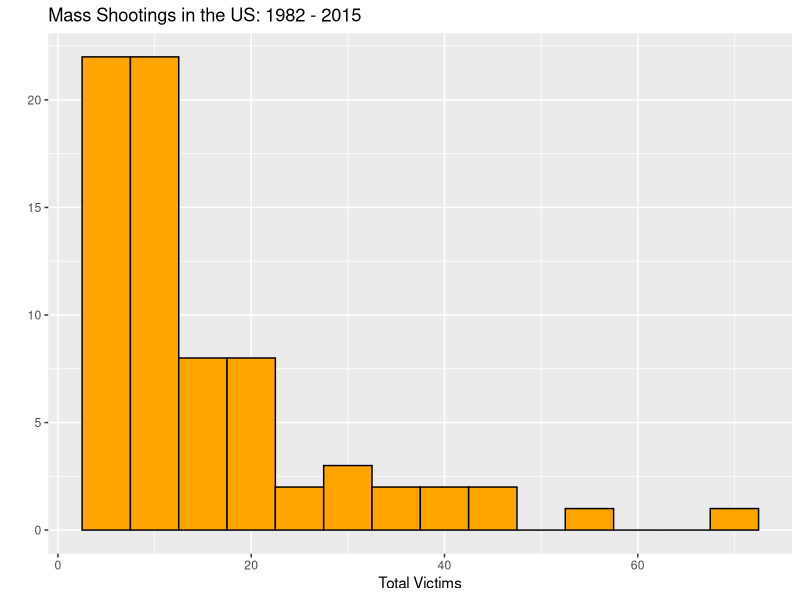
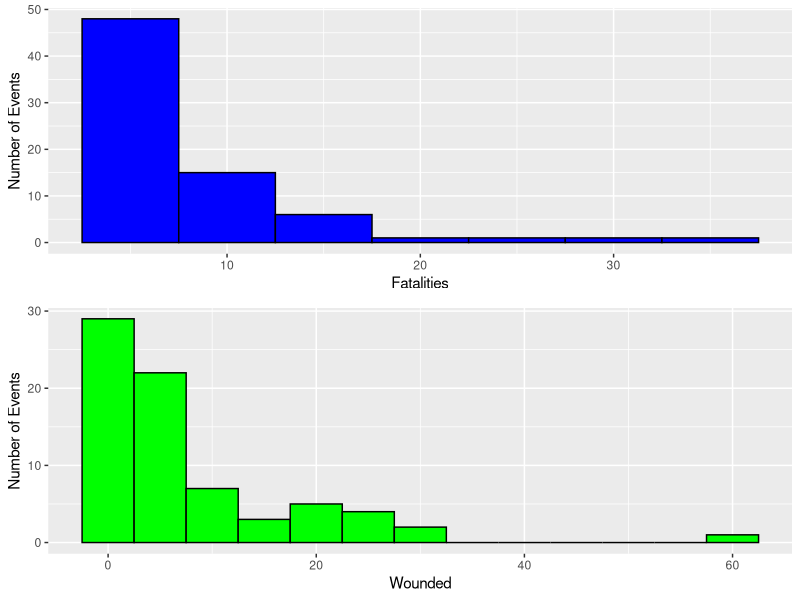
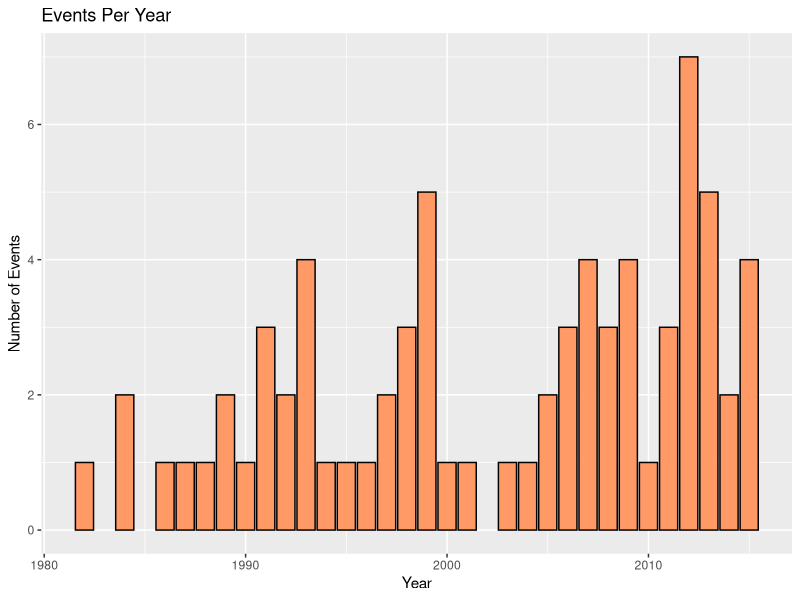
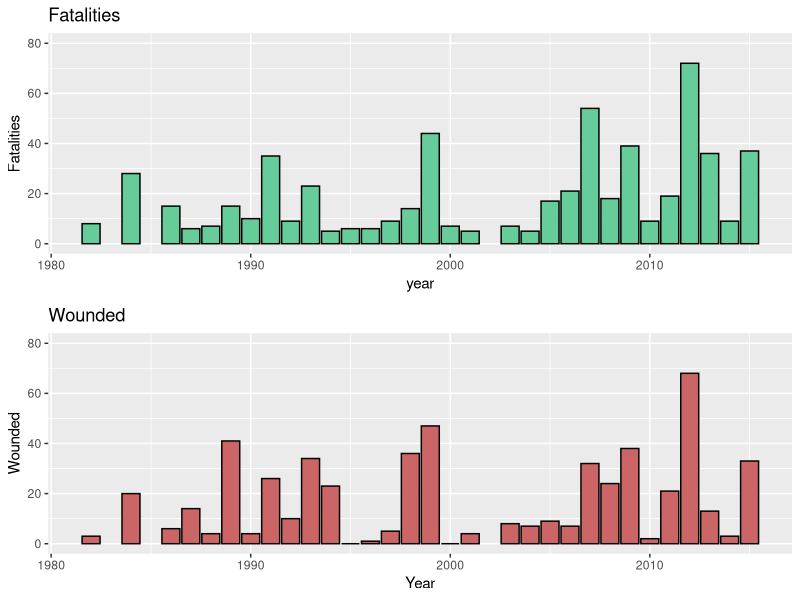
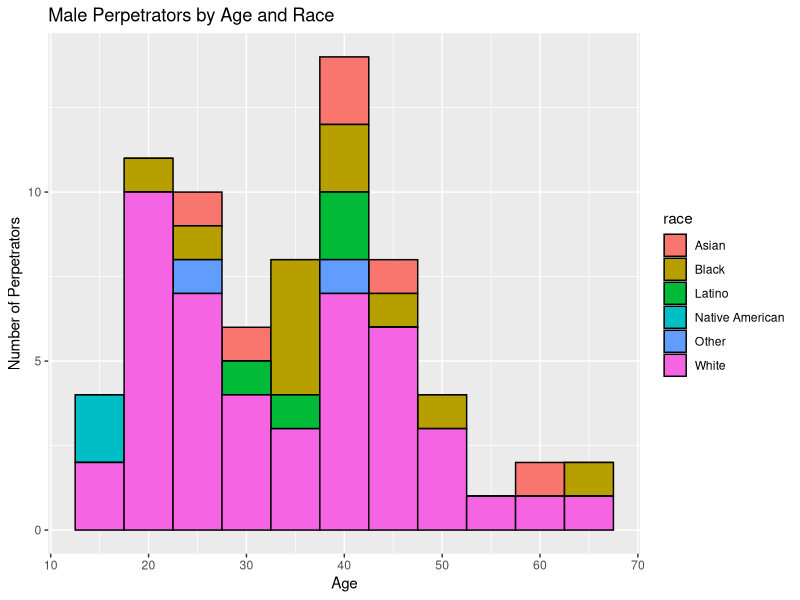
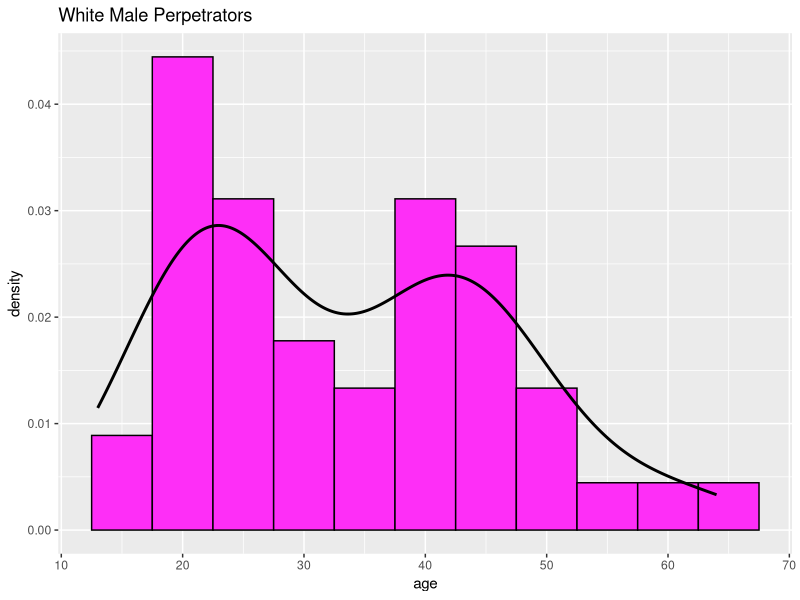
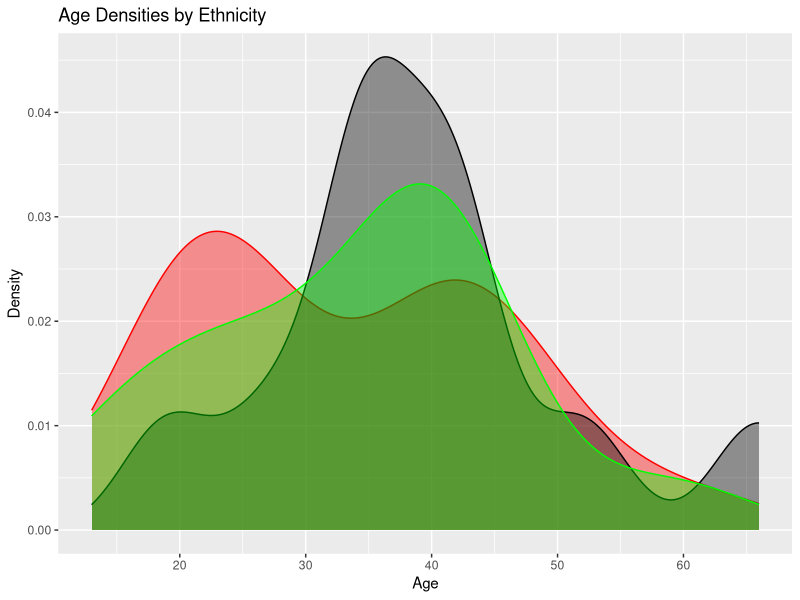
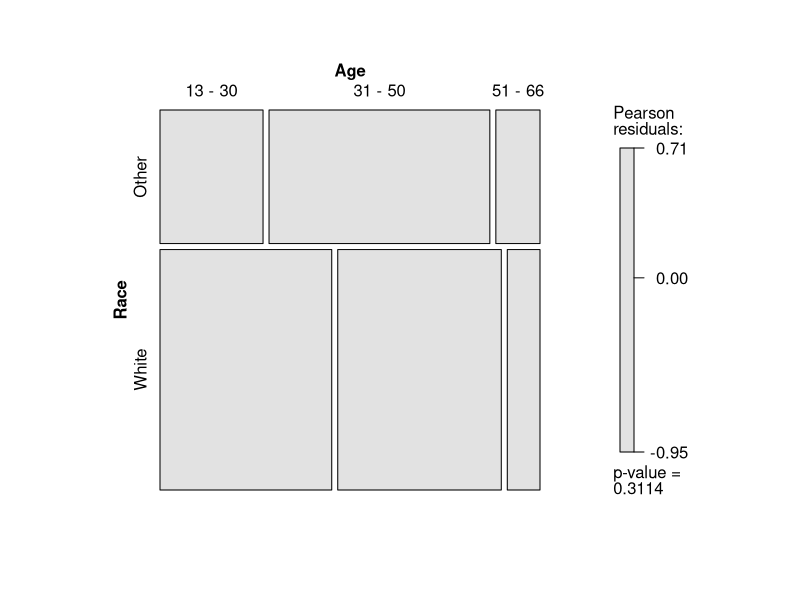

These charts were generated, in order, by the following R code:
## ---- chunk 1
setwd("C:/Users/Matt/Dropbox/RClass/Data/data/MassShootings")
shootings <- read.csv("USMassShootings.csv",header=TRUE)
names(shootings)=tolower(names(shootings))
shootings_m = shootings[shootings$gender == 'Male',]
library(ggplot2)
library(knitr)
library(dplyr)
library(gridExtra)
library(vcd)
## ---- chunk 2

#Total Victims Histogram

ggplot(shootings,aes(total.victims))+
  geom_histogram(binwidth=5, colour='black', fill = 'orange')+
  #xlim(c(0,90))+
  xlab("Total Victims") +
  ggtitle("Mass Shootings in the US: 1982 - 2015")+
  ylab("")

## ---- chunk 3


#Fatalities Histogram

fatalities.hist = ggplot(shootings,aes(fatalities))+
  geom_histogram(binwidth=5, colour='black', fill = 'blue')+
  #xlim(c(0,90))+
  xlab("Fatalities") +
  ylab("Number of Events") 

#Wounded Histogram

wounded.hist = ggplot(shootings,aes(injured))+
  geom_histogram(binwidth=5, colour='black', fill = 'green')+
  #xlim(c(0,90))+
  xlab("Wounded")+
  ylab("Number of Events")


grid.arrange(fatalities.hist,wounded.hist, ncol=1, nrow=2)
## ---- chunk 4
ggplot(shootings,aes(year))+
  geom_bar(fill="#ff9966",colour="black")+ 
  xlab("Year")+
  ylab("Number of Events") +
  ggtitle("Events Per Year")

## ---- chunk 5

#Fatalities by Year

fatalities.year = ggplot(shootings,aes(year,fatalities))+
  stat_summary(fun.y=sum,geom="bar",colour="black",fill="#66CC99",show.legend = FALSE) +
  scale_y_continuous(limits=c(0,80))+
  ylab("Fatalities") +
  ggtitle("Fatalities")

#Wounded by Year

wounded.year = ggplot(shootings,aes(year,injured))+
  stat_summary(fun.y=sum,geom="bar",colour="black",fill="#CC6666",show.legend = FALSE) +
  scale_y_continuous(limits=c(0,80))+
  xlab("Year")+
  ylab("Wounded")+
  ggtitle("Wounded")

grid.arrange(fatalities.year, wounded.year, ncol=1, nrow=2)



## ---- chunk 6
ggplot(shootings_m,aes(age,fill=race)) +
  geom_histogram(binwidth=5,position='stack',color='black')+
  xlab("Age") +
  ylab("Number of Perpetrators") + 
  ggtitle("Male Perpetrators by Age and Race")

## ---- chunk 7

ggplot(shootings_m[shootings_m$race=='White',],aes(age)) + 
  geom_histogram(aes(y=..density..),binwidth=5,fill='#FE2EF7',color='black')+
  geom_density(size = 1)+
  ggtitle("White Male Perpetrators")
## ---- chunk 8
#Add Column to shootings to group non-White and Black Ethnicities

shootings_m = shootings[shootings$gender == 'Male',]

shootings_m$race_group = shootings_m$race

#Iterate through shootings_m and make only three bins: White, Black, and Other

for (i in 1:nrow(shootings_m)){
  if (shootings_m$race[i] != "White" & shootings_m$race[i] != "Black"){
    shootings_m$race_group[i] = "Other"
  } 
}

ggplot()+
  geom_density(aes(age), colour = "red", fill="red",alpha = .4, data=shootings_m[shootings_m$race_group == 'White',])+
  geom_density(aes(age), colour = "black", fill="black", alpha = .4, data=shootings_m[shootings_m$race_group == 'Black',])+
  geom_density(aes(age), colour = "green", fill="green",alpha = .4, data=shootings_m[shootings_m$race_group == 'Other',])+
  xlab("Age")+
  ylab("Density")+
  ggtitle("Age Densities by Ethnicity")


## ---- chunk 9

data=shootings_m
race.new = NA
race.new[which(data$race == "White")] = "White"
race.new[which(data$race != "White")] = "Other"
race.new = as.factor(race.new)

age.new = cut(data$age, c(13, 30, 50, 66),
              labels = c("13 - 30", "31 - 50", "51 - 66"),
              include.lowest = TRUE)

mosaic(table(race.new, age.new), shade = TRUE, legend = TRUE,
       labeling_args = list(set_varnames = c(race.new = "Race",
       age.new = "Age")))
  
  

## ---- chunk 10
ggplot(shootings,aes(age,total.victims))+
  geom_point()+
  xlab("Age")+
  ylab("Victims (Fatalities + Wounded)")+
  ggtitle("Perpetrator Age vs. Total Victims")
## ---- chunk 11
#weapons obtained legally

weapons.legally = ggplot(shootings,aes(weapons.obtained.legally))+
  geom_bar(color='black', fill='blue')  +
  ggtitle("Weapons Obtained Legally") + 
  xlab("")

#Mental Health Issues (advanced warning) - Bar Chart

mental.issues = ggplot(shootings,aes(mental.health.issues))+
  geom_bar(fill="green",colour="black")+ 
  ylab("Count") +
  xlab("")+
  ggtitle("Demonstrated Mental Health Issues")

grid.arrange(weapons.legally, mental.issues,ncol=1, nrow=2)

